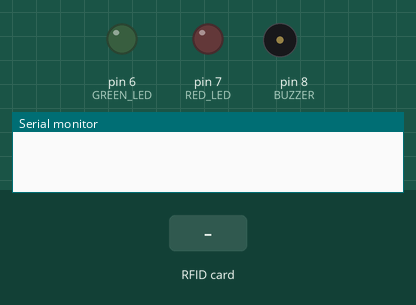
Bench run of a sketch on a simulated Arduino Uno, built with avr-gcc and run on an emulated ATmega328P. Shown: output pins drawn as LEDs (lit = HIGH), buzzer (waves = sounding), the last lines printed to the serial monitor. Dashed ring = blinking. The inputs (shaded band) are chosen by the test bench. Pins used as bus, display or sensor lines are not drawn.

Above: at 1.2 s.
1.3 s: RFID card 5E 7A 19 C4 held to the reader
At 1.58 s:
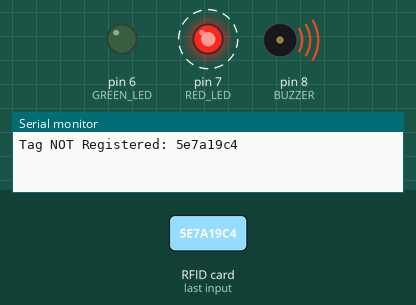
Timing chart, 0 to 4.3 s (numbered marks = the images above; inputs shaded):
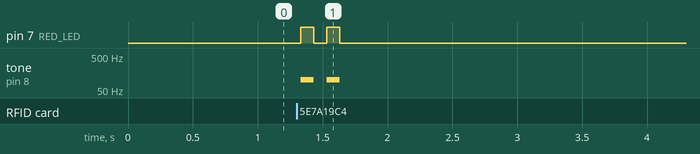

Measured:
- after the input at 1.3 s, pin 7 (RED_LED): alternates HIGH for 0.10 s and LOW for 0.10 s, 4 changes in all, then stays LOW, starting at once; tone on pin 8 (BUZZER): alternates 100 Hz for 0.10 s and silent for 0.10 s, 4 changes in all, then stays silent, starting at once

The sketch:

index.ino
```cpp
#include <SPI.h>
#include <MFRC522.h>

#define GREEN_LED 6
#define RED_LED 7
#define BUZZER 8
#define SS_PIN 10
#define RST_PIN 9

String tagId = ""; // Store Tag ID
bool allowedAccess = false;

String registeredTags[] = { "556a4cb", "ID_2", "ID_3"};

MFRC522 reader(SS_PIN, RST_PIN); // Create a new instance of the RFID reader using the pins as params

void setup() {
  Serial.begin(9600); // Initiate Serial Communication
  SPI.begin(); // Initiate SPI Communication

  reader.PCD_Init();

  pinMode(GREEN_LED, OUTPUT); // Define Green Led Pin as Output
  pinMode(RED_LED, OUTPUT); // Define Red Led Pin as Output
  pinMode(BUZZER, OUTPUT); // Define Buzzer Pin as Output
}

void loop() {
  readTag();
}

void readTag() {
  tagId = "";

  // Check if there's a tag present
  if (!reader.PICC_IsNewCardPresent() || !reader.PICC_ReadCardSerial()) {
    delay(50);

    return;
  }

  // Get the TagID through read.uid and store it in idTag
  for (byte i = 0; i< reader.uid.size; i++) {
    tagId.concat(String(reader.uid.uidByte[i], HEX));
  }

  // Compare the read value with the stored on in the registeredTags arrays
  for (int i = 0; i < (sizeof(registeredTags)/sizeof(String)); i++) {
    if(tagId.equalsIgnoreCase(registeredTags[i])) {
      // If the read id is registered, allow access
      allowedAccess = true;
    }
  }

  if (allowedAccess == true) {
    allowAccess();
  } else {
    denyAccess();
  }

  delay(2000); // Wait 2 seconds between readings
}

void allowAccess() {
  Serial.println("Registered Tag: " + tagId);
  allowedAccessEffect();
  allowedAccess = false; // reset the access
}

void denyAccess() {
  Serial.println("Tag NOT Registered: " + tagId);
  deniedAccessEffect();
}

void allowedAccessEffect() {
  int beep_amount = 1; // Number of beeps

  for(int j = 0; j < beep_amount; j++) {
    // Turn on buzzer at the frequency of 1500hz and turn on the green led
    tone(BUZZER, 3000);
    digitalWrite(GREEN_LED, HIGH);
    delay(500);

    // Shut down buzzer and led
    noTone(BUZZER);
    digitalWrite(GREEN_LED, LOW);
    delay(500);
  }
}

void deniedAccessEffect() {
  int beep_amount = 2; // Number of beeps

  for(int j = 0; j < beep_amount; j++) {
    // Turn on the buzzer at the frequency of 500hz and turn on the red led
    tone(BUZZER, 100);
    digitalWrite(RED_LED, HIGH);
    delay(100);

    // Shut down buzzer and led
    noTone(BUZZER);
    digitalWrite(RED_LED, LOW);
    delay(100);
  }
}
```
